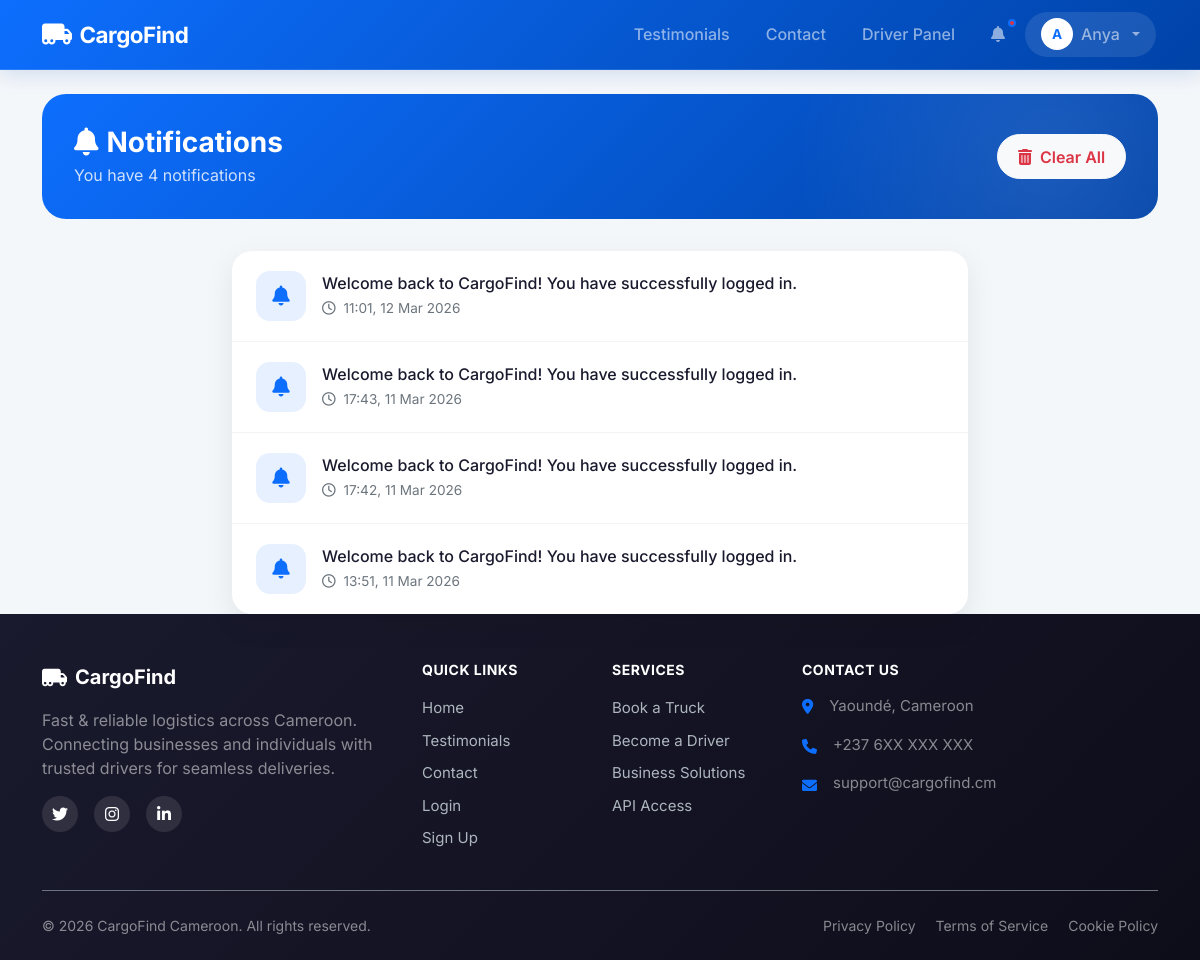
The app's page /notifications (signed in), older data.
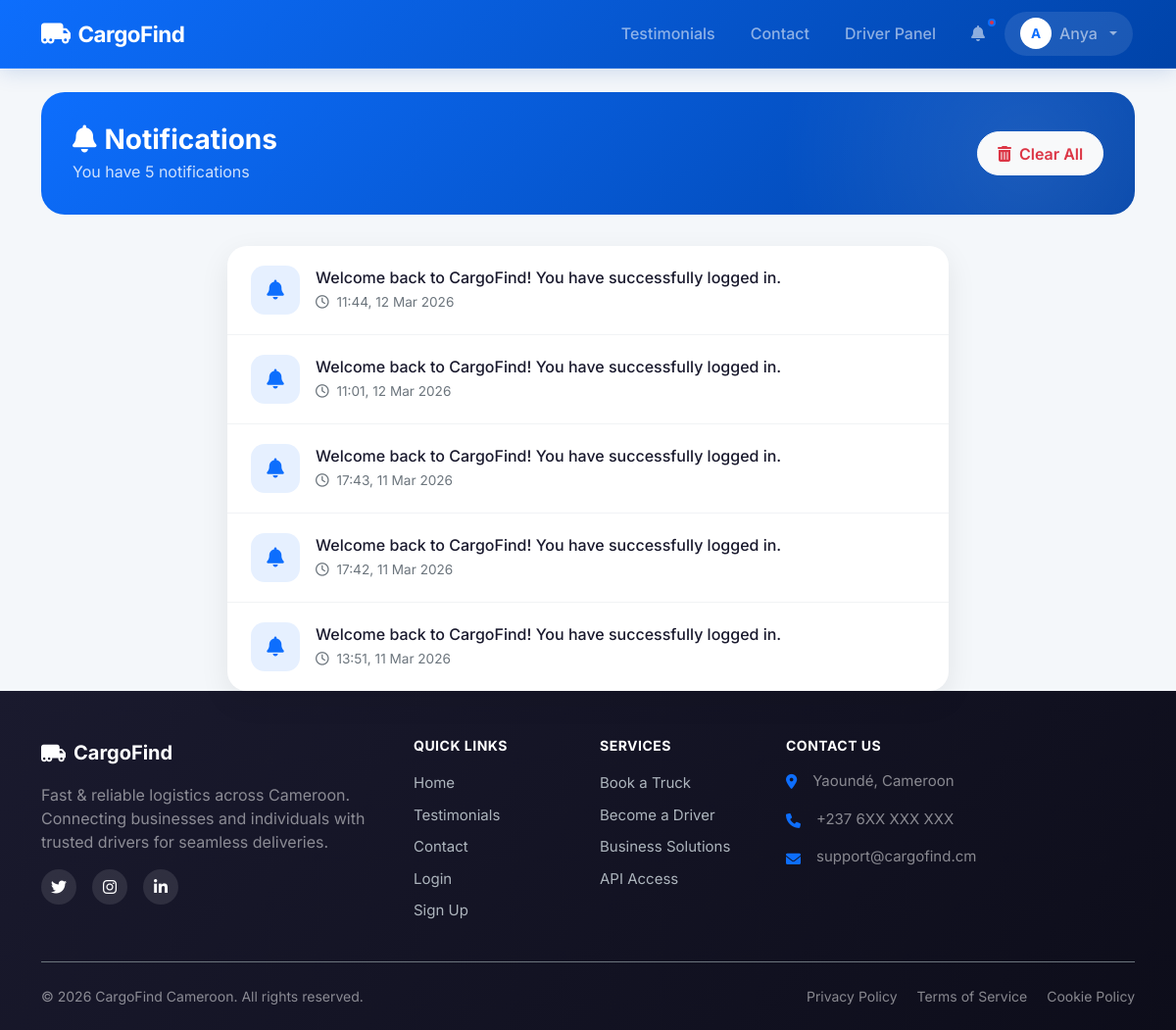
The same page, newer data.
### models.py (models this page shows, shortened)
class User(UserMixin, db.Model):
    id = db.Column(db.Integer, primary_key=True)
    email = db.Column(db.String(120), unique=True, nullable=False)
    phone = db.Column(db.String(20), unique=True, nullable=False)
    password_hash = db.Column(db.String(255), nullable=False)
    full_name = db.Column(db.String(100), nullable=False)
    address = db.Column(db.String(200))
    role = db.Column(db.String(20), nullable=False) # 'customer', 'driver', 'admin'
    vehicle_type = db.Column(db.String(50)) # 'car', 'van', 'truck'
    vehicle_id = db.Column(db.String(50))
    license_url = db.Column(db.String(255))
    is_verified = db.Column(db.Boolean, default=False)
    registration_otp = db.Column(db.String(6))
    is_active = db.Column(db.Boolean, default=False)
    is_approved = db.Column(db.Boolean, default=False) # Admin approval
    current_lat = db.Column(db.Float)
    current_lng = db.Column(db.Float)
    deliveries_as_customer = db.relationship('Delivery', backref='customer', foreign_keys='Delivery.customer_id')
    deliveries_as_driver = db.relationship('Delivery', backref='driver', foreign_keys='Delivery.driver_id')
    notifications = db.relationship('Notification', backref='user', lazy=True)
    wallet = db.relationship('Wallet', backref='user', uselist=False)

class Notification(db.Model):
    id = db.Column(db.Integer, primary_key=True)
    user_id = db.Column(db.Integer, db.ForeignKey('user.id'), nullable=False)
    message = db.Column(db.String(255), nullable=False)
    is_read = db.Column(db.Boolean, default=False)
    created_at = db.Column(db.DateTime, default=datetime.utcnow)
    link = db.Column(db.String(100))

### app.py (the view)
@app.route('/notifications')
@login_required
def notifications():
    user_notifications = Notification.query.filter_by(user_id=current_user.id).order_by(Notification.created_at.desc()).all()
    for notif in user_notifications:
        notif.is_read = True
    db.session.commit()
    return render_template('notifications.html', notifications=user_notifications)

### app.py (called while the page is built)
@login_manager.user_loader
def load_user(user_id):
    return User.query.get(int(user_id))

### templates/notifications.html (shortened to what this page needs)
{% extends 'base.html' %}
{% block content %}
<div class="row animate-up">
    <div class="col-12">
        <div class="page-header">
            <div class="d-flex justify-content-between align-items-center">
                <div>
                    <h1 class="page-title">
                        <i class="fas fa-bell me-2"></i>Notifications
                    </h1>
                    {% if notifications %}
                    <p class="page-subtitle">You have {{ notifications|length }} notification{{ '' if notifications|length == 1 else 's' }}</p>
                    {% else %}
                    <p class="page-subtitle">Stay updated with your deliveries</p>
                    {% endif %}
                </div>
                {% if notifications %}
                <form action="{{ url_for('clear_notifications') }}" method="POST">
                    <button type="submit" class="btn btn-light text-danger clear-btn">
                        <i class="fas fa-trash-alt me-2"></i>Clear All
                    </button>
                </form>
                {% endif %}
            </div>
        </div>
    </div>
</div>
<div class="row">
    <div class="col-lg-8 mx-auto">
        {% if notifications %}
        <div class="card notification-card">
            {% for notif in notifications %}
            <div class="notification-item" {% if notif.link %}onclick="window.location='{{ notif.link }}'" style="cursor: pointer;"{% endif %}>
                <div class="notification-icon info">
                    <i class="fas fa-bell"></i>
                </div>
                <div class="notification-content">
                    <p class="notification-message mb-0">{{ notif.message }}</p>
                    <span class="notification-time">
                        <i class="far fa-clock me-1"></i>
                        {{ notif.created_at.strftime('%H:%M, %d %b %Y') }}
                    </span>
                </div>
            </div>
            {% endfor %}
        </div>
        {% endif %}
    </div>
</div>
{% endblock %}

### templates/base.html (shortened to what this page needs)
<!DOCTYPE html>
<html lang="en">
<head>
    <link href="https://cdn.jsdelivr.net/npm/bootstrap@5.3.0/dist/css/bootstrap.min.css" rel="stylesheet">
    <link rel="stylesheet" href="https://cdnjs.cloudflare.com/ajax/libs/font-awesome/6.0.0/css/all.min.css">
    <link rel="stylesheet" href="https://unpkg.com/leaflet@1.9.4/dist/leaflet.css" />
    <link rel="stylesheet" href="{{ url_for('static', filename='css/style.css') }}">
</head>
<body class="animate-fade-in">
    <nav class="navbar navbar-expand-lg navbar-dark sticky-top">
        <div class="container">
            <a class="navbar-brand" href="{{ url_for('index') }}">
                <i class="fas fa-truck-moving"></i>
                <span>CargoFind</span>
            </a>
            <div class="collapse navbar-collapse" id="navbarNav">
                <ul class="navbar-nav ms-auto align-items-lg-center">
                    <li class="nav-item">
                        <a class="nav-link" href="{{ url_for('testimonials') }}">
                             Testimonials
                        </a>
                    </li>
                    <li class="nav-item">
                        <a class="nav-link" href="{{ url_for('contact') }}">
                             Contact
                        </a>
                    </li>
                    {% if current_user.is_authenticated %}
                        {% if current_user.role == 'customer' %}
                            <li class="nav-item">
                                <a class="nav-link" href="{{ url_for('customer_dashboard') }}">
                                    <i class="fas fa-tachometer-alt me-1 d-lg-none"></i> Dashboard
                                </a>
                            </li>
                            <li class="nav-item">
                                <a class="nav-link" href="{{ url_for('book_delivery') }}">
                                    <i class="fas fa-plus-circle me-1 d-lg-none"></i> Book Delivery
                                </a>
                            </li>
                        {% elif current_user.role == 'driver' %}
                            <li class="nav-item">
                                <a class="nav-link" href="{{ url_for('driver_dashboard') }}">
                                     Driver Panel
                                </a>
                            </li>
                        {% endif %}
                        <li class="nav-item">
                            <a class="nav-link notification-badge" href="{{ url_for('notifications') }}">
                                <i class="fas fa-bell"></i>
                            </a>
                        </li>
                        <li class="nav-item dropdown">
                            <a class="nav-link nav-user dropdown-toggle" href="#" role="button" data-bs-toggle="dropdown">
                                <div class="nav-user-avatar">
                                    {{ current_user.full_name[0]|upper }}
                                </div>
                                <span class="d-none d-md-inline">{{ current_user.full_name.split()[0] }}</span>
                            </a>
                        </li>
                    {% endif %}
                </ul>
            </div>
        </div>
    </nav>
    <div class="container mt-4">
        {% block content %}{% endblock %}
    </div>
    <footer class="footer bg-dark text-white pt-5 pb-4">
        <div class="container">
            <div class="d-none d-md-block">
                <div class="row">
                    <div class="col-lg-4 col-md-6 mb-4 mb-lg-0">
                        <a href="{{ url_for('index') }}" class="footer-brand d-flex align-items-center text-white text-decoration-none mb-3">
                            <i class="fas fa-truck-moving fa-lg me-2"></i>
                            <span class="fw-bold fs-5">CargoFind</span>
                        </a>
                        <p class="text-white-50 mb-3">Fast & reliable logistics across Cameroon. Connecting businesses and individuals with trusted drivers for seamless deliveries.</p>
                        <div class="d-flex gap-3">
                            <a href="#" class="social-link"><i class="fab fa-twitter"></i></a>
                            <a href="#" class="social-link"><i class="fab fa-instagram"></i></a>
                            <a href="#" class="social-link"><i class="fab fa-linkedin-in"></i></a>
                        </div>
                    </div>
                    <div class="col-lg-2 col-md-6 mb-4 mb-lg-0">
                        <h6 class="footer-heading text-uppercase fw-bold mb-3">Quick Links</h6>
                        <ul class="list-unstyled footer-links">
                            <li><a href="{{ url_for('index') }}" class="footer-link">Home</a></li>
                            <li><a href="{{ url_for('testimonials') }}" class="footer-link">Testimonials</a></li>
                            <li><a href="{{ url_for('contact') }}" class="footer-link">Contact</a></li>
                            <li><a href="{{ url_for('login') }}" class="footer-link">Login</a></li>
                            <li><a href="{{ url_for('register') }}" class="footer-link">Sign Up</a></li>
                        </ul>
                    </div>
                    <div class="col-lg-2 col-md-6 mb-4 mb-lg-0">
                        <h6 class="footer-heading text-uppercase fw-bold mb-3">Services</h6>
                        <ul class="list-unstyled footer-links">
                            <li><a href="{{ url_for('register') }}" class="footer-link">Book a Truck</a></li>
                            <li><a href="{{ url_for('register') }}" class="footer-link">Become a Driver</a></li>
                            <li><a href="{{ url_for('contact') }}" class="footer-link">Business Solutions</a></li>
                            <li><a href="{{ url_for('contact') }}" class="footer-link">API Access</a></li>
                        </ul>
                    </div>
                    <div class="col-lg-4 col-md-6">
                        <h6 class="footer-heading text-uppercase fw-bold mb-3">Contact Us</h6>
                        <ul class="list-unstyled footer-contact">
                            <li class="mb-3 d-flex align-items-start">
                                <i class="fas fa-map-marker-alt mt-1 me-3 text-primary"></i>
                                <span class="text-white-50">Yaoundé, Cameroon</span>
                            </li>
                            <li class="mb-3 d-flex align-items-center">
                                <i class="fas fa-phone mt-1 me-3 text-primary"></i>
                                <span class="text-white-50">+237 6XX XXX XXX</span>
                            </li>
                            <li class="mb-3 d-flex align-items-center">
                                <i class="fas fa-envelope mt-1 me-3 text-primary"></i>
                                <span class="text-white-50">support@cargofind.cm</span>
                            </li>
                        </ul>
                    </div>
                </div>
                <div class="footer-bottom border-top border-secondary mt-4 pt-4 d-flex flex-column flex-md-row justify-content-between align-items-center">
                    <p class="mb-2 mb-md-0 text-white-50">&copy; 2026 CargoFind Cameroon. All rights reserved.</p>
                    <div class="footer-bottom-links">
                        <a href="{{ url_for('privacy') }}" class="text-white-50 text-decoration-none me-3">Privacy Policy</a>
                        <a href="{{ url_for('terms') }}" class="text-white-50 text-decoration-none me-3">Terms of Service</a>
                        <a href="#" class="text-white-50 text-decoration-none">Cookie Policy</a>
                    </div>
                </div>
            </div>
        </div>
    </footer>
</body>
</html>

### static/css/style.css (style rules this page uses)
:root { --primary-gradient: linear-gradient(135deg, #0d6efd 0%, #0043a8 100%); --secondary-gradient: linear-gradient(135deg, #6c757d 0%, #343a40 100%); --glass-bg: rgba(255, 255, 255, 0.9); --card-shadow: 0 10px 30px rgba(0, 0, 0, 0.08); --transition-base: all 0.3s cubic-bezier(0.4, 0, 0.2, 1); }
body { font-family: 'Inter', sans-serif; background-color: #f4f7fa; color: #2d3436; overflow-x: hidden; }
.navbar { background: var(--primary-gradient) !important; backdrop-filter: blur(10px); border-bottom: 1px solid rgba(255, 255, 255, 0.1); padding: 1rem 0; transition: var(--transition-base); }
.card { border: none; border-radius: 20px; box-shadow: var(--card-shadow); transition: var(--transition-base); }
.btn { transition: var(--transition-base); transform: perspective(1px) translateZ(0); }
.animate-up { animation: fadeInUp 0.6s ease-out forwards; }

### templates/base.html (style rules this page uses)
.navbar { background: linear-gradient(135deg, #0d6efd 0%, #0043a8 100%) !important; padding: 0.75rem 0; box-shadow: 0 4px 20px rgba(0, 67, 168, 0.15); }
.navbar-brand { font-weight: 700 !important; font-size: 1.4rem; letter-spacing: -0.5px; display: flex; align-items: center; gap: 0.5rem; }
.navbar-brand i { font-size: 1.5rem; }
.nav-link { font-weight: 500; padding: 0.5rem 1rem !important; border-radius: 8px; transition: all 0.3s ease; margin: 0 2px; }
.nav-user { display: flex; align-items: center; gap: 0.5rem; padding: 0.4rem 1rem !important; background: rgba(255, 255, 255, 0.1); border-radius: 50px; transition: all 0.3s ease; }
.nav-user-avatar { width: 32px; height: 32px; background: white; border-radius: 50%; display: flex; align-items: center; justify-content: center; color: #0d6efd; font-weight: 700; font-size: 0.85rem; }
.notification-badge { position: relative; }
.notification-badge::after { content: ''; position: absolute; top: 5px; right: 5px; width: 8px; height: 8px; background: #dc3545; border-radius: 50%; border: 2px solid #0d6efd; }
.footer { background: linear-gradient(135deg, #1a1a2e 0%, #0d0d1a 100%); }
.footer-brand { transition: opacity 0.2s ease; }
.footer-heading { font-size: 0.875rem; color: #fff; letter-spacing: 0.5px; }
.footer-links li { margin-bottom: 0.5rem; }
.footer-link { color: #adb5bd; text-decoration: none; transition: all 0.2s ease; font-size: 0.9375rem; }
.footer-contact li { font-size: 0.9375rem; }
.social-link { width: 36px; height: 36px; border-radius: 50%; background: rgba(255, 255, 255, 0.1); display: flex; align-items: center; justify-content: center; color: #fff; text-decoration: none; transition: all 0.2s ease; }
.footer-bottom { font-size: 0.875rem; }
.footer-bottom-links a { transition: color 0.2s ease; }

### templates/notifications.html (style rules this page uses)
.page-header { background: linear-gradient(135deg, #0d6efd 0%, #0043a8 100%); border-radius: 24px; padding: 2rem; margin-bottom: 2rem; position: relative; overflow: hidden; }
.page-header::before { content: ''; position: absolute; top: -50%; right: -20%; width: 60%; height: 200%; background: radial-gradient(circle, rgba(255,255,255,0.1) 0%, transparent 70%); }
.page-title { color: white; font-size: 1.75rem; font-weight: 700; margin: 0; }
.page-subtitle { color: rgba(255,255,255,0.8); margin: 0.25rem 0 0 0; }
.notification-card { border: none; border-radius: 20px; box-shadow: 0 10px 30px rgba(0,0,0,0.08); overflow: hidden; }
.notification-item { padding: 1.25rem 1.5rem; border-bottom: 1px solid #f1f3f5; display: flex; align-items: flex-start; gap: 1rem; transition: all 0.3s ease; cursor: pointer; }
.notification-item:last-child { border-bottom: none; }
.notification-icon { width: 50px; height: 50px; border-radius: 14px; display: flex; align-items: center; justify-content: center; flex-shrink: 0; font-size: 1.25rem; }
.notification-icon.info { background: rgba(13, 110, 253, 0.1); color: #0d6efd; }
.notification-content { flex: 1; }
.notification-message { font-weight: 500; color: #1a1a2e; margin-bottom: 0.25rem; line-height: 1.5; }
.notification-time { font-size: 0.85rem; color: #6c757d; }
.clear-btn { padding: 0.6rem 1.25rem; border-radius: 50px; font-weight: 600; transition: all 0.3s ease; }

Row changes from the older to the newer data that the page shows:
added Notification: message "Welcome back to CargoFind! You have successfully logged in.", created_at "11:44, 12 Mar 2026"
Text that changed along with them:
{{ notifications|length }}: "4" → "5"
